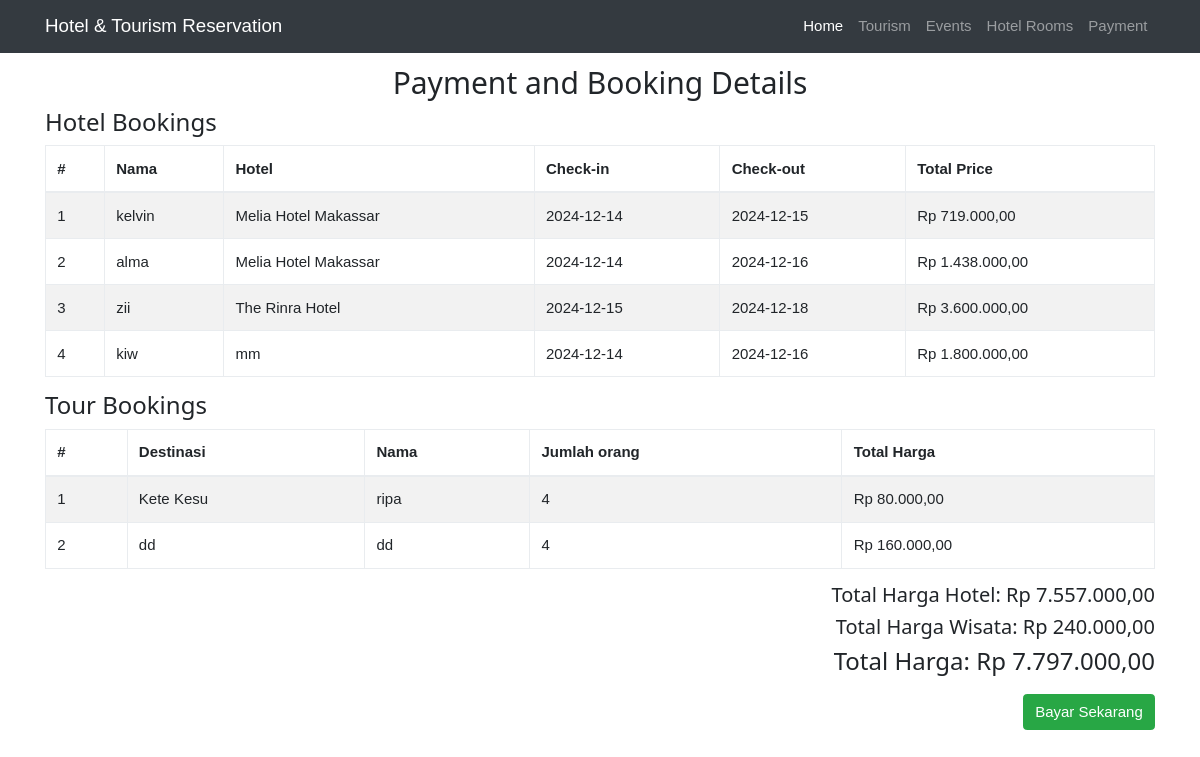
The app's page /payment.php, older data.
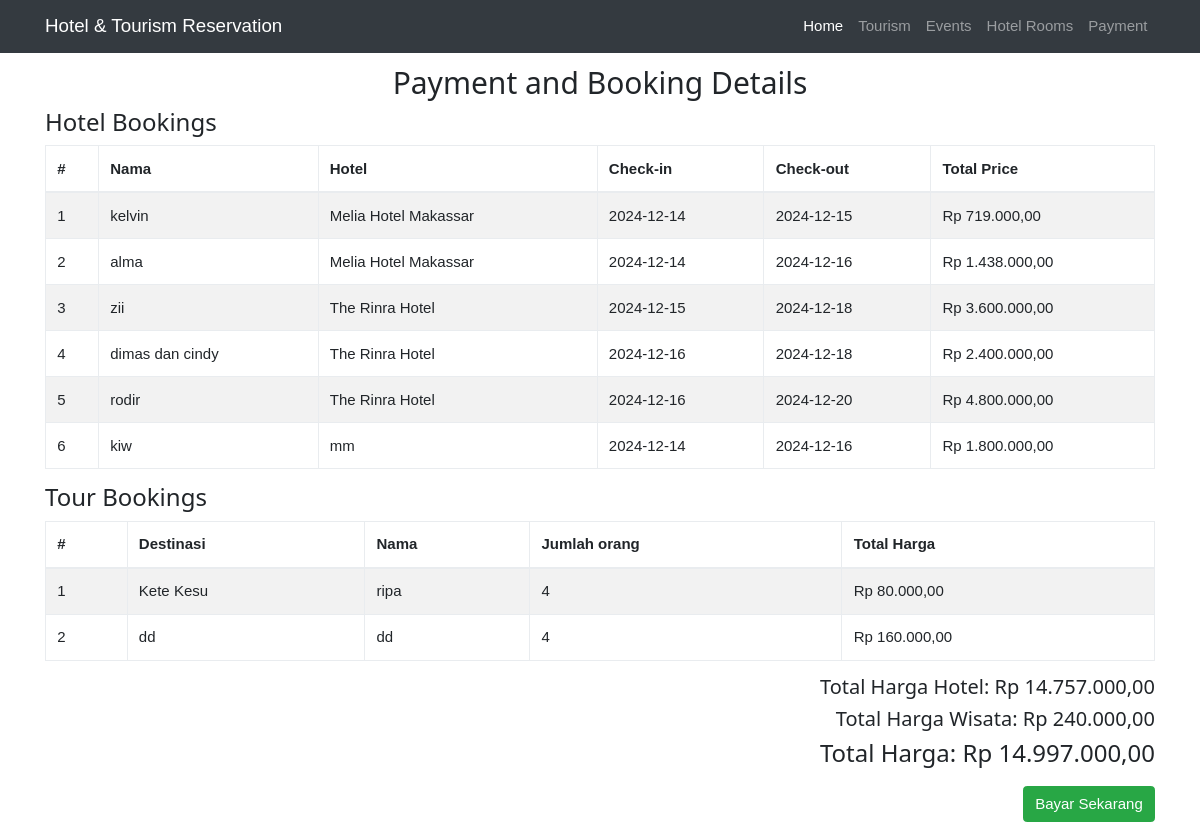
The same page, newer data.
### tables this page shows
CREATE TABLE `reservations` (
  `id` int(11) NOT NULL,
  `name` varchar(255) NOT NULL,
  `checkin` date NOT NULL,
  `checkout` date NOT NULL,
  `phone` text NOT NULL,
  `email` varchar(255) NOT NULL,
  `total_price` decimal(10,2) NOT NULL,
  `room` varchar(255) NOT NULL
);

CREATE TABLE `rooms` (
  `id` int(11) NOT NULL,
  `room_number` varchar(255) NOT NULL,
  `rooms` int(11) NOT NULL,
  `type` varchar(255) NOT NULL,
  `price` text NOT NULL,
  `details` text NOT NULL,
  `photo` text NOT NULL,
  `facility1` varchar(255) DEFAULT NULL,
  `facility2` varchar(255) DEFAULT NULL,
  `facility3` varchar(255) DEFAULT NULL,
  `facility4` varchar(255) DEFAULT NULL,
  `facility5` varchar(255) DEFAULT NULL
);

CREATE TABLE `tour_reserves` (
  `id` int(11) NOT NULL,
  `tour_id` int(11) NOT NULL,
  `reservations` int(11) NOT NULL,
  `cus_name` varchar(255) NOT NULL,
  `email` varchar(255) NOT NULL,
  `phone` varchar(255) NOT NULL
);

CREATE TABLE `tourism` (
  `id` int(11) NOT NULL,
  `title` varchar(255) NOT NULL,
  `photo` text NOT NULL,
  `photo1` text NOT NULL,
  `photo2` text NOT NULL,
  `location` varchar(255) NOT NULL,
  `details` text NOT NULL,
  `details2` text NOT NULL,
  `date` date NOT NULL,
  `time` time NOT NULL,
  `price` varchar(255) NOT NULL,
  `reservations` int(11) NOT NULL
);

### payment.php (the view, shortened to what this page needs)
<?php
require_once 'core/core.php';
include 'includes/header.php';
include 'includes/navigation.php';
$reservationsQuery = $db->query("SELECT reservations.id, reservations.name, reservations.checkin, reservations.checkout, reservations.phone, reservations.email, reservations.total_price, rooms.room_number, rooms.price FROM reservations JOIN rooms ON reservations.room = rooms.room_number");
$tourReservesQuery = $db->query("SELECT tour_reserves.*, tourism.title, tourism.price FROM tour_reserves JOIN tourism ON tour_reserves.tour_id = tourism.id");
$totalHotelPrice = 0;
if (mysqli_num_rows($reservationsQuery) > 0) {
    while ($reservation = mysqli_fetch_assoc($reservationsQuery)) {
        $totalHotelPrice += $reservation['total_price'];
    }
    mysqli_data_seek($reservationsQuery, 0);
}
$totalTourPrice = 0;
if (mysqli_num_rows($tourReservesQuery) > 0) {
    while ($tourReserve = mysqli_fetch_assoc($tourReservesQuery)) {
        $totalTourPrice += $tourReserve['price'] * $tourReserve['reservations'];
    }
    mysqli_data_seek($tourReservesQuery, 0);
}
$grandTotal = $totalHotelPrice + $totalTourPrice;
?>
<div class="container">
    <div class="page-header">
        <h2 class="text-center">Payment and Booking Details</h2>
    </div>
    <h3>Hotel Bookings</h3>
    <table class="table table-bordered table-striped">
        <thead>
            <tr>
                <th>#</th>
                <th>Nama</th>
                <th>Hotel</th>
                <th>Check-in</th>
                <th>Check-out</th>
                <th>Total Price</th>
            </tr>
        </thead>
        <tbody>
            <?php if (mysqli_num_rows($reservationsQuery) > 0): ?>
                <?php $i = 1; ?>
                <?php while ($reservation = mysqli_fetch_assoc($reservationsQuery)): ?>
                    <tr>
                        <td><?= $i++; ?></td>
                        <td><?= htmlspecialchars($reservation['name']); ?></td>
                        <td><?= htmlspecialchars($reservation['room_number']); ?></td>
                        <td><?= htmlspecialchars($reservation['checkin']); ?></td>
                        <td><?= htmlspecialchars($reservation['checkout']); ?></td>
                        <td>Rp <?= number_format($reservation['total_price'], 2, ',', '.'); ?></td>
                    </tr>
                <?php endwhile; ?>
            <?php else: ?>
                <tr>
                    <td colspan="6" class="text-center">No bookings available.</td>
                </tr>
            <?php endif; ?>
        </tbody>
    </table>
    <h3>Tour Bookings</h3>
    <table class="table table-bordered table-striped">
        <thead>
            <tr>
                <th>#</th>
                <th>Destinasi</th>
                <th>Nama</th>
                <th>Jumlah orang</th>
                <th>Total Harga</th>
            </tr>
        </thead>
        <tbody>
            <?php if (mysqli_num_rows($tourReservesQuery) > 0): ?>
                <?php $i = 1; ?>
                <?php while ($tourReserve = mysqli_fetch_assoc($tourReservesQuery)): ?>
                    <tr>
                        <td><?= $i++; ?></td>
                        <td><?= htmlspecialchars($tourReserve['title']); ?></td>
                        <td><?= htmlspecialchars($tourReserve['cus_name']); ?></td>
                        <td><?= htmlspecialchars($tourReserve['reservations']); ?></td>
                        <td>Rp <?= number_format($tourReserve['price'] * $tourReserve['reservations'], 2, ',', '.'); ?></td>
                    </tr>
                <?php endwhile; ?>
            <?php else: ?>
                <tr>
                    <td colspan="5" class="text-center">No bookings available.</td>
                </tr>
            <?php endif; ?>
        </tbody>
    </table>
    <div class="text-right">
        <h4>Total Harga Hotel: Rp <?= number_format($totalHotelPrice, 2, ',', '.'); ?></h4>
        <h4>Total Harga Wisata: Rp <?= number_format($totalTourPrice, 2, ',', '.'); ?></h4>
        <h3>Total Harga: Rp <?= number_format($grandTotal, 2, ',', '.'); ?></h3>
    </div>
    <div class="text-right" style="margin-top: 20px;">
        <button class="btn btn-success" onclick="simulatePayment()">Bayar Sekarang</button>
    </div>
</div>

### includes/header.php (shortened to what this page needs)
<!DOCTYPE html>
<html lang="en">
  <head>
    <link href="vendor/bootstrap/css/bootstrap.min.css" rel="stylesheet">
    <link href="css/w3.css" rel="stylesheet">
    <link href="css/full-width-pics.css" rel="stylesheet">
  </head>
  <body>

### includes/navigation.php (shortened to what this page needs)
<nav class="navbar navbar-expand-lg navbar-dark bg-dark fixed-top">
    <div class="container">
      <a class="navbar-brand" href="index.php">Hotel & Tourism Reservation</a>
      <div class="collapse navbar-collapse" id="navbarResponsive">
        <ul class="navbar-nav ml-auto">
          <li class="nav-item active">
            <a class="nav-link" href="index.php">Home
            </a>
          </li>
          <li class="nav-item">
            <a class="nav-link" href="tourism.php">Tourism</a>
          </li>
          <li class="nav-item">
            <a class="nav-link" href="events.php">Events</a>
          </li>
          <li class="nav-item">
            <a class="nav-link" href="rooms.php">Hotel Rooms</a>
          </li>
          <li class="nav-item">
            <a class="nav-link" href="payment.php">Payment</a>
          </li>
        </ul>
      </div>
    </div>
  </nav>

### css/w3.css (style rules this page uses)
* { -webkit-box-sizing:border-box;-moz-box-sizing:border-box;box-sizing:border-box }
html { -ms-text-size-adjust:100%;-webkit-text-size-adjust:100% }
body { margin:0 }
article,aside,details,figcaption,figure,footer,header,hgroup,main,menu,nav,section,summary { display:block }
a { -webkit-tap-highlight-color:transparent;background-color:transparent }
button,input,optgroup,select,textarea { color:inherit;font:inherit;margin:0 }
button { overflow:visible }
button,select { text-transform:none }
button,html input[type=button],input[type=reset],input[type=submit] { -webkit-appearance:button;cursor:pointer }
html,body { font-family:Verdana,sans-serif;font-size:15px;line-height:1.5 }
h1,h2,h3,h4,h5,h6,.w3-slim,.w3-wide { font-family:"Segoe UI",Arial,sans-serif }
h2 { font-size:30px }
h3 { font-size:24px }
h4 { font-size:20px }
h1,h2,h3,h4,h5,h6 { font-weight:400;margin:10px 0 }
a { color:inherit }
table { border-collapse:collapse;border-spacing:0;width:100%;display:table }
table,th,td { border:none }

### css/full-width-pics.css (style rules this page uses)
body { padding-top: 54px; }
@media (min-width: 992px) { body { padding-top: 56px; } }

Row changes from the older to the newer data that the page shows:
added reservations: name "dimas dan cindy", rooms.room_number "The Rinra Hotel", checkin "2024-12-16", checkout "2024-12-18", total_price "2.400.000,00"
added reservations: name "rodir", rooms.room_number "The Rinra Hotel", checkin "2024-12-16", checkout "2024-12-20", total_price "4.800.000,00"
Text that changed along with them:
$totalHotelPrice: "7.557.000,00" → "14.757.000,00"
$grandTotal: "7.797.000,00" → "14.997.000,00"
